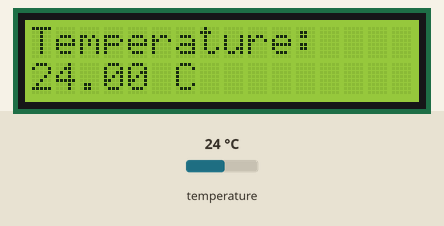
A sketch run on a simulated Arduino Uno, built with avr-gcc and run on an emulated ATmega328P. Shown: 16×2 character LCD. The inputs (shaded band) are chosen by the test bench; at power-on: temperature 24 °C. What the sketch prints to the serial monitor is not drawn.

Above: at 1.2 s.
1.3 s: temperature set to 12 °C
At 2.5 s:
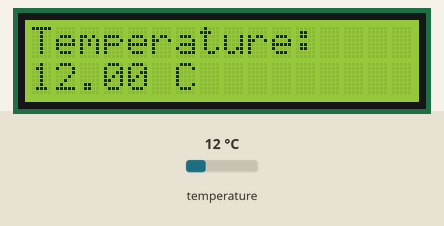
3.1 s: temperature set to 19 °C
At 3.6 s:
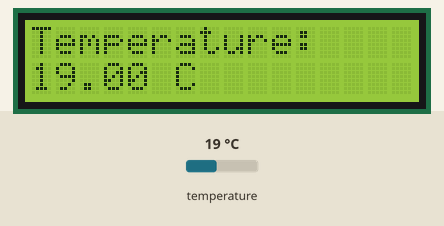
4.6 s: temperature set to 28 °C
At 6.0 s:
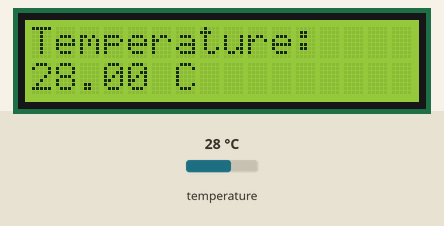
Timing chart, 0 to 7.6 s (numbered marks = the images above; inputs shaded):
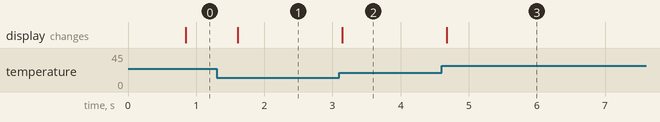

Measured:
- after the input at 1.3 s, the display: changes after 0.31 s (image 1)
- after the input at 3.1 s, the display: changes at once (image 2)
- after the input at 4.6 s, the display: changes after 0.08 s (image 3)

The sketch:

tempSensorDS18B20.ino
```cpp
/* LiquidCrystal Library
   One Wire Digital Temperature Sensor - DS18B20

Demonstrates the use of a 16x2 LCD display. The LiquidCrystal
library works with all LCD display that are compatible with
the Hitachi HD44780 driver. There are many of them out there,
and you can usually tell them by the 16-pin interface.

The circuit for LCD:
* LCD RS pin to digital pin 12
* LCD Enable pin to digital pin 11
* LCD D4 pin to digital pin 5
* LCD D5 pin to digital pin 4
* LCD D6 pin to digital pin 3
* LCD D7 pin to digital pin 2
* 47K ohm resistor:
* ends to +5V and ground
* wiper to LCD VO pin (pin 3)

The circuit for 18B20 temp sensor
* sensor GND (black wire) to GDN
* sensor Vdd (red wire) to 4.7k ohm resistor to  +5V
* sensor Data (white or yellow wire) to digital pin 7
   ________
   | 1 2 3 | (bottom view)
    \_____/

    _________
    | 18B20 | (side view - flad side)
    | 1 2 3 |
    |       |
    |_______|
     |  |  |
    /   |   \
   |    |    |
 GND   Data  Vdd

* Dallas Temperature library for Arduino
* http://www.milesburton.com/?title=Dallas_Temperature_Control_Library
* Download library. Will find 2 folders
*   - Dallas Temperature (file folder)
*   - OneWire (file folder)
*   - README

* Drag and drop the Dallas Temperature folder into your arduino/libraries folder
* If you don't already have OneWire library then you will need to copy that folder into the libraries folder also.


*/

// include the library code:
#include <Arduino.h>
#include <OneWire.h>
#include <DallasTemperature.h>
#include <LiquidCrystal.h>    // Include the library to use a LCD display

#define ONE_WIRE_BUS 7

// Setup a oneWire instance to communicate with any OneWire devices
// (not just Maxim/Dallas ICs)
OneWire oneWire(ONE_WIRE_BUS);

// Pass our oneWire reference to Dallas Temperature
DallasTemperature sensors(&oneWire);
//DeviceAddress insideThermometer = {0x28, 0x94, 0xE2, 0xDF, 0x02, 0x00, 0x00, xFE};
// initialize the library with the numbers of the interface pins
LiquidCrystal lcd(12, 11, 5, 4, 3, 2);

float temperature;

void setup(){

  // start serial port
  Serial.begin(9600);
  Serial.println("Dallas Temperature IC Control Library Demo");

  // Start up the library
  sensors.begin();

  // set up the LCD's number of rows and columns
  lcd.begin(16, 2);
  lcd.print("Temperature: ");
}

void loop(){

  // call sensors.requestTemperatures() to issue a global temperature
  // request to all devices on the bus
  Serial.print("Requesting temperatures...");
  sensors.requestTemperatures();  // Send the command to get temp
  Serial.println("DONE");

  Serial.print("Temperature for Device 1 is: ");
  temperature = sensors.getTempCByIndex(0);
  // You can have more than one IC on the same bus.
  // 0 refers to the first IC on the wire

  lcd.setCursor(0,1);          // Moves the cursor of the display to the next line
  lcd.print(temperature);
  lcd.print(" C");
}
```
